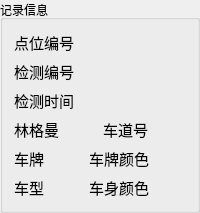
           <widget class="QGroupBox" name="groupBox_2">
            <property name="title">
             <string>记录信息</string>
            </property>
            <layout class="QVBoxLayout" name="verticalLayout_5">
             <item>
              <layout class="QHBoxLayout" name="horizontalLayout_3">
               <item>
                <widget class="QLabel" name="label_3">
                 <property name="font">
                  <font>
                   <pointsize>11</pointsize>
                  </font>
                 </property>
                 <property name="text">
                  <string>点位编号</string>
                 </property>
                </widget>
               </item>
               <item>
                <widget class="QLabel" name="labelSId">
                 <property name="font">
                  <font>
                   <pointsize>11</pointsize>
                  </font>
                 </property>
                 <property name="text">
                  <string/>
                 </property>
                 <property name="alignment">
                  <set>Qt::AlignRight|Qt::AlignTrailing|Qt::AlignVCenter</set>
                 </property>
                </widget>
               </item>
              </layout>
             </item>
             <item>
              <layout class="QHBoxLayout" name="horizontalLayout_6">
               <item>
                <widget class="QLabel" name="label_4">
                 <property name="font">
                  <font>
                   <pointsize>11</pointsize>
                  </font>
                 </property>
                 <property name="text">
                  <string>检测编号</string>
                 </property>
                </widget>
               </item>
               <item>
                <widget class="QLabel" name="labelId">
                 <property name="font">
                  <font>
                   <pointsize>11</pointsize>
                  </font>
                 </property>
                 <property name="text">
                  <string/>
                 </property>
                </widget>
               </item>
              </layout>
             </item>
             <item>
              <layout class="QHBoxLayout" name="horizontalLayout_2">
               <item>
                <widget class="QLabel" name="label_6">
                 <property name="font">
                  <font>
                   <pointsize>11</pointsize>
                  </font>
                 </property>
                 <property name="text">
                  <string>检测时间</string>
                 </property>
                </widget>
               </item>
               <item>
                <widget class="QLabel" name="labelTime">
                 <property name="font">
                  <font>
                   <pointsize>11</pointsize>
                  </font>
                 </property>
                 <property name="text">
                  <string/>
                 </property>
                </widget>
               </item>
              </layout>
             </item>
             <item>
              <layout class="QHBoxLayout" name="horizontalLayout_32">
               <item>
                <layout class="QHBoxLayout" name="horizontalLayout_5">
                 <item>
                  <widget class="QLabel" name="label_10">
                   <property name="font">
                    <font>
                     <pointsize>11</pointsize>
                    </font>
                   </property>
                   <property name="text">
                    <string>林格曼</string>
                   </property>
                  </widget>
                 </item>
                 <item>
                  <widget class="QLabel" name="labelRingelmann">
                   <property name="font">
                    <font>
                     <pointsize>11</pointsize>
                    </font>
                   </property>
                   <property name="text">
                    <string/>
                   </property>
                   <property name="alignment">
                    <set>Qt::AlignRight|Qt::AlignTrailing|Qt::AlignVCenter</set>
                   </property>
                  </widget>
                 </item>
                </layout>
               </item>
               <item>
                <layout class="QHBoxLayout" name="horizontalLayout_4">
                 <item>
                  <widget class="QLabel" name="label_8">
                   <property name="font">
                    <font>
                     <pointsize>11</pointsize>
                    </font>
                   </property>
                   <property name="text">
                    <string>车道号</string>
                   </property>
                  </widget>
                 </item>
                 <item>
                  <widget class="QLabel" name="labelLine">
                   <property name="font">
                    <font>
                     <pointsize>11</pointsize>
                    </font>
                   </property>
                   <property name="text">
                    <string/>
                   </property>
                   <property name="alignment">
                    <set>Qt::AlignRight|Qt::AlignTrailing|Qt::AlignVCenter</set>
                   </property>
                  </widget>
                 </item>
                </layout>
               </item>
              </layout>
             </item>
             <item>
              <layout class="QHBoxLayout" name="horizontalLayout_7">
               <item>
                <widget class="QLabel" name="label_9">
                 <property name="font">
                  <font>
                   <pointsize>11</pointsize>
                  </font>
                 </property>
                 <property name="text">
                  <string>车牌</string>
                 </property>
                </widget>
               </item>
               <item>
                <widget class="QLabel" name="labelPlate">
                 <property name="font">
                  <font>
                   <pointsize>11</pointsize>
                  </font>
                 </property>
                 <property name="text">
                  <string/>
                 </property>
                 <property name="alignment">
                  <set>Qt::AlignLeading|Qt::AlignLeft|Qt::AlignVCenter</set>
                 </property>
                </widget>
               </item>
               <item>
                <widget class="QLabel" name="label_24">
                 <property name="font">
                  <font>
                   <pointsize>11</pointsize>
                  </font>
                 </property>
                 <property name="text">
                  <string>车牌颜色</string>
                 </property>
                </widget>
               </item>
               <item>
                <widget class="QLabel" name="labelPColor">
                 <property name="font">
                  <font>
                   <pointsize>11</pointsize>
                  </font>
                 </property>
                 <property name="text">
                  <string/>
                 </property>
                </widget>
               </item>
              </layout>
             </item>
             <item>
              <layout class="QHBoxLayout" name="horizontalLayout_22">
               <item>
                <widget class="QLabel" name="label_26">
                 <property name="font">
                  <font>
                   <pointsize>11</pointsize>
                  </font>
                 </property>
                 <property name="text">
                  <string>车型</string>
                 </property>
                </widget>
               </item>
               <item>
                <widget class="QLabel" name="labelCarType">
                 <property name="font">
                  <font>
                   <pointsize>11</pointsize>
                  </font>
                 </property>
                 <property name="text">
                  <string/>
                 </property>
                 <property name="alignment">
                  <set>Qt::AlignLeading|Qt::AlignLeft|Qt::AlignVCenter</set>
                 </property>
                </widget>
               </item>
               <item>
                <widget class="QLabel" name="label_27">
                 <property name="font">
                  <font>
                   <pointsize>11</pointsize>
                  </font>
                 </property>
                 <property name="text">
                  <string>车身颜色</string>
                 </property>
                </widget>
               </item>
               <item>
                <widget class="QLabel" name="labelCarColor">
                 <property name="font">
                  <font>
                   <pointsize>11</pointsize>
                  </font>
                 </property>
                 <property name="text">
                  <string/>
                 </property>
                </widget>
               </item>
              </layout>
             </item>
            </layout>
           </widget>
